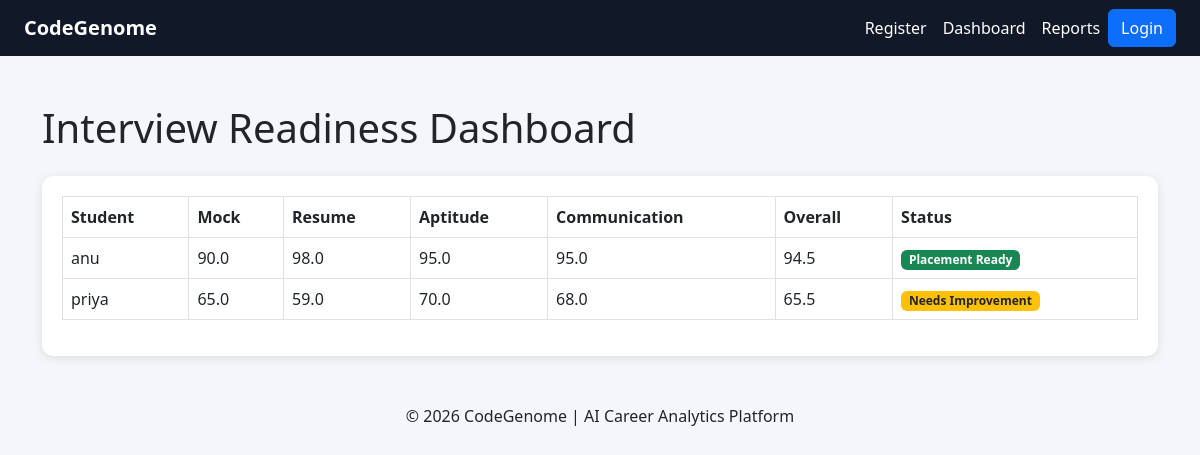
Page /view-interview-scores/ on the committed database.
### analyzer/models.py (models this page shows, shortened)
class InterviewScore(models.Model):
    student = models.ForeignKey(Student,
                                on_delete=models.CASCADE)
    mock_interview_score = models.FloatField()
    resume_score = models.FloatField()
    aptitude_score = models.FloatField()
    communication_score = models.FloatField()
    overall_interview_score = models.FloatField()
    interview_status = models.CharField(max_length=50)
    created_at = models.DateTimeField(auto_now_add=True)
    improvement_tips = models.TextField()
    recommended_company_type = models.CharField(max_length=100)

class Student(models.Model):
    name = models.CharField(max_length=100)
    email = models.EmailField(unique=True)
    github_username = models.CharField(max_length=100)

### analyzer/views.py (the view)
# urls.py: path('view-interview-scores/',views.view_interview_scores,name='view_interview_scores'),
def view_interview_scores(request):
    interviews = InterviewScore.objects.all()
    return render(request,
                  'analyzer/view_interview_scores.html',
                  {'interviews': interviews})

### analyzer/templates/analyzer/view_interview_scores.html
{% extends 'analyzer/base.html' %}
{% block content %}
<h1 class="mb-4">
    Interview Readiness Dashboard
</h1>
<div class="card-box">
<table class="table table-bordered table-hover">
<tr>
    <th>Student</th>
    <th>Mock</th>
    <th>Resume</th>
    <th>Aptitude</th>
    <th>Communication</th>
    <th>Overall</th>
    <th>Status</th>
</tr>
{% for interview in interviews %}
<tr>
    <td>{{ interview.student.name }}</td>
    <td>{{ interview.mock_interview_score }}</td>
    <td>{{ interview.resume_score }}</td>
    <td>{{ interview.aptitude_score }}</td>
    <td>{{ interview.communication_score }}</td>
    <td>{{ interview.overall_interview_score }}</td>
    <td>
        {% if interview.interview_status == 'Placement Ready' %}
            <span class="badge bg-success">
                Placement Ready
            </span>
        {% elif interview.interview_status == 'Needs Improvement' %}
            <span class="badge bg-warning text-dark">
                Needs Improvement
            </span>
        {% else %}
            <span class="badge bg-danger">
                Beginner
            </span>
        {% endif %}
    </td>
</tr>
{% endfor %}
</table>
</div>
{% endblock %}

### analyzer/templates/analyzer/base.html (style rules this page uses)
body { background-color: #f4f6f9; }
.card-box { border-radius: 12px; padding: 20px; background: white; box-shadow: 0px 2px 10px rgba(0,0,0,0.1); }

### rows in the picture
InterviewScore: student.name "anu", mock_interview_score "90.0", resume_score "98.0", aptitude_score "95.0", communication_score "95.0", overall_interview_score "94.5", interview_status "Placement Ready"
InterviewScore: student.name "priya", mock_interview_score "65.0", resume_score "59.0", aptitude_score "70.0", communication_score "68.0", overall_interview_score "65.5", shows "Needs Improvement"
